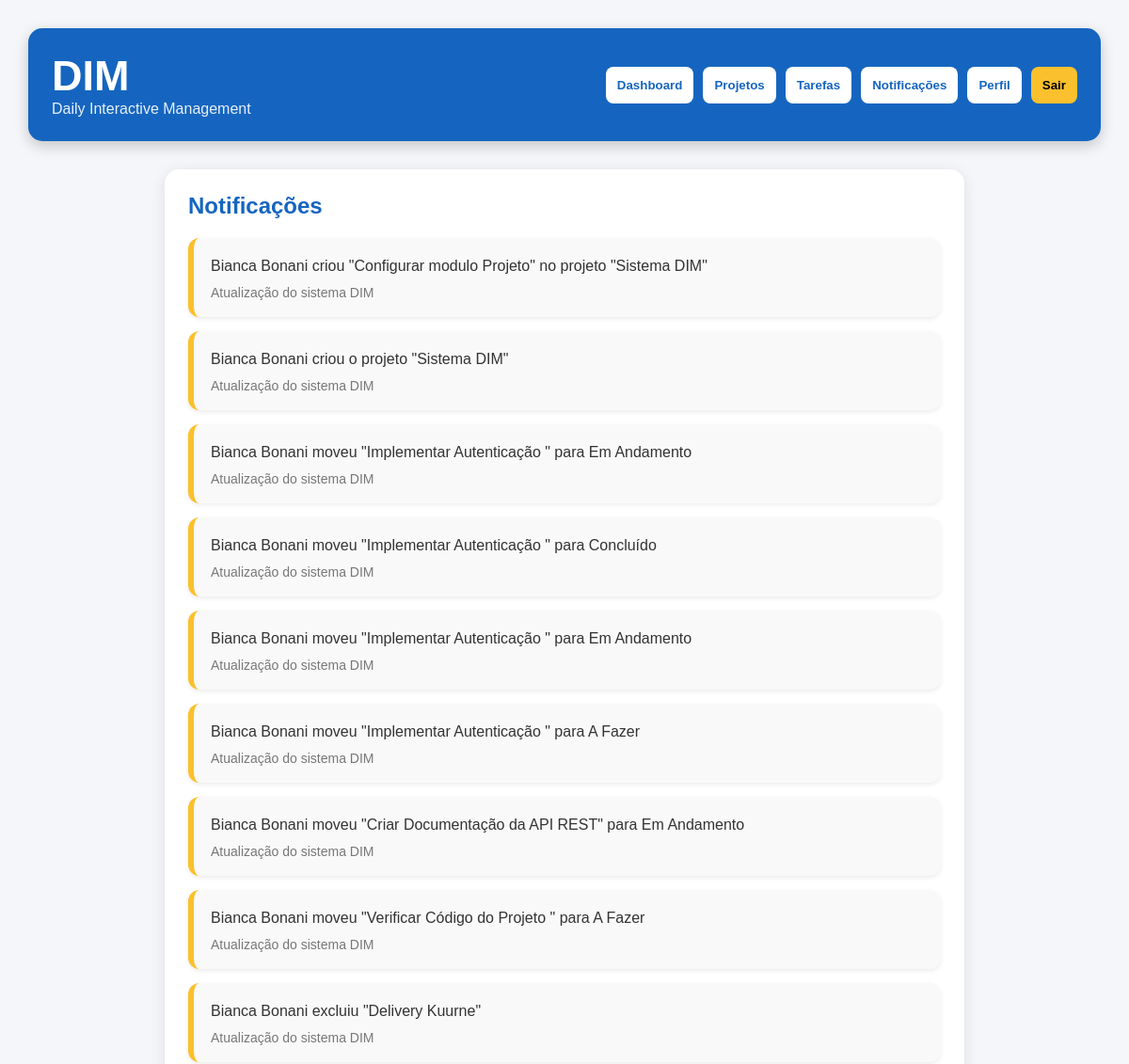
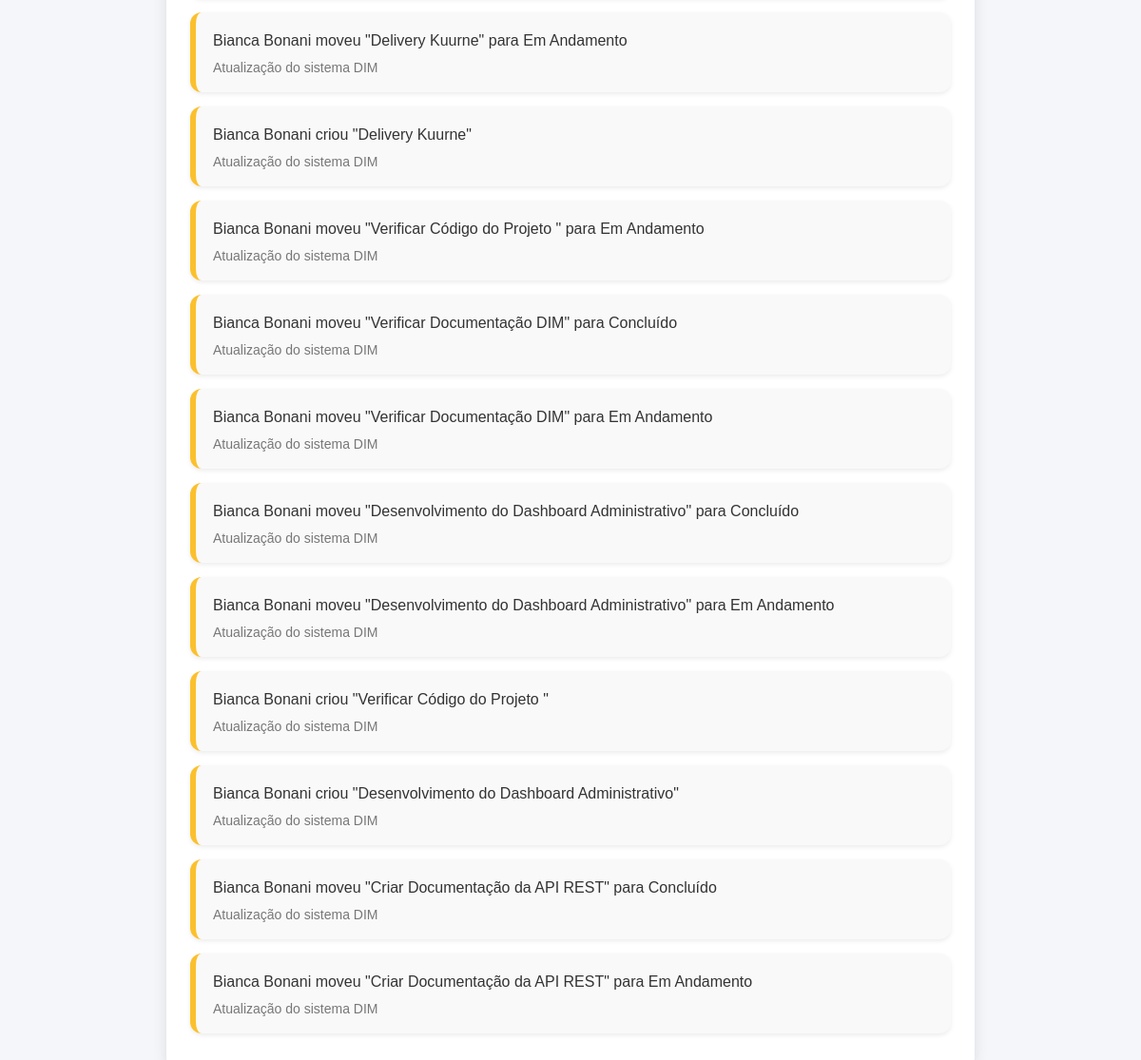
Before: /notificacoes (signed in) with the older database file (2 pictures, top to bottom).
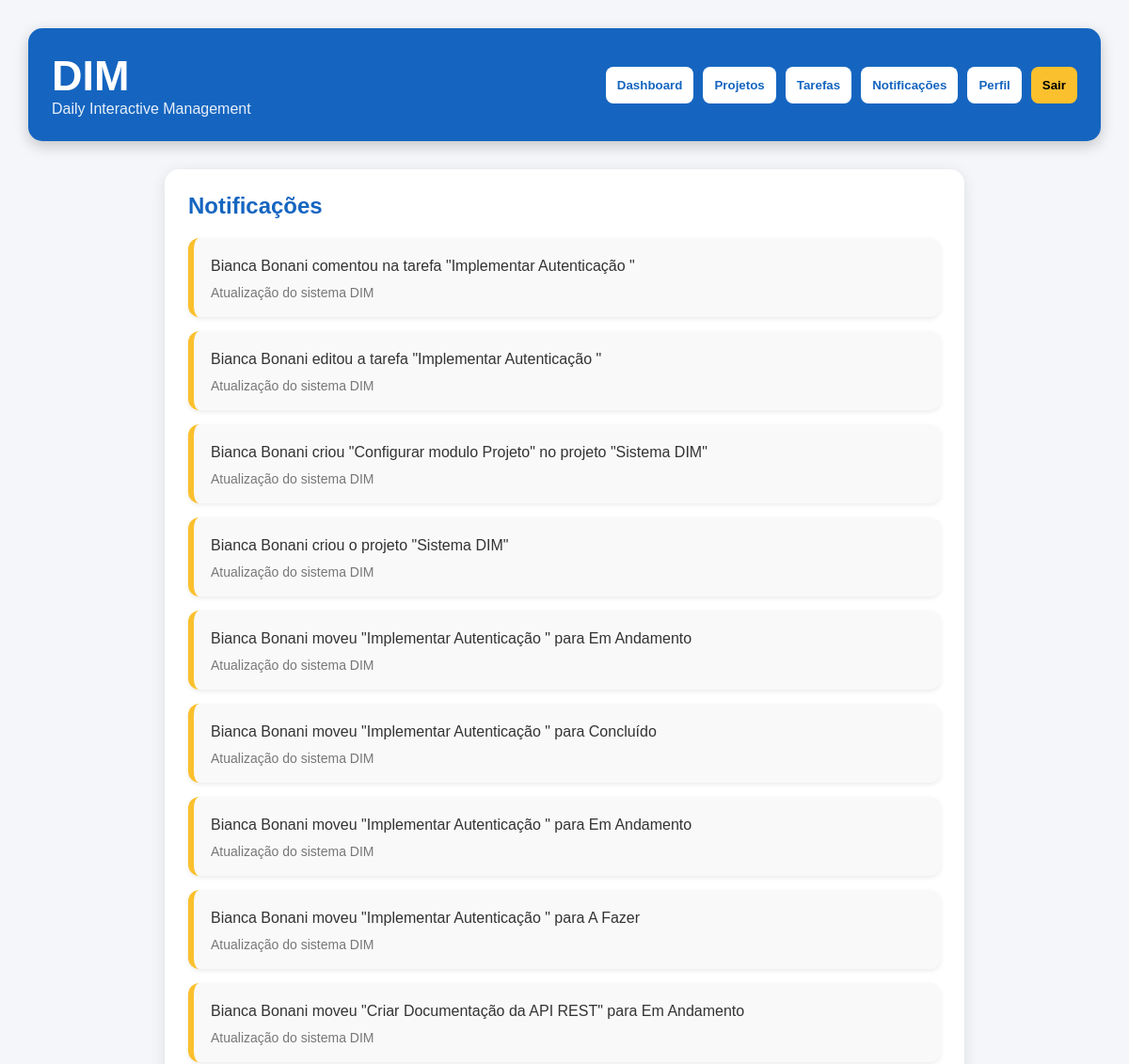
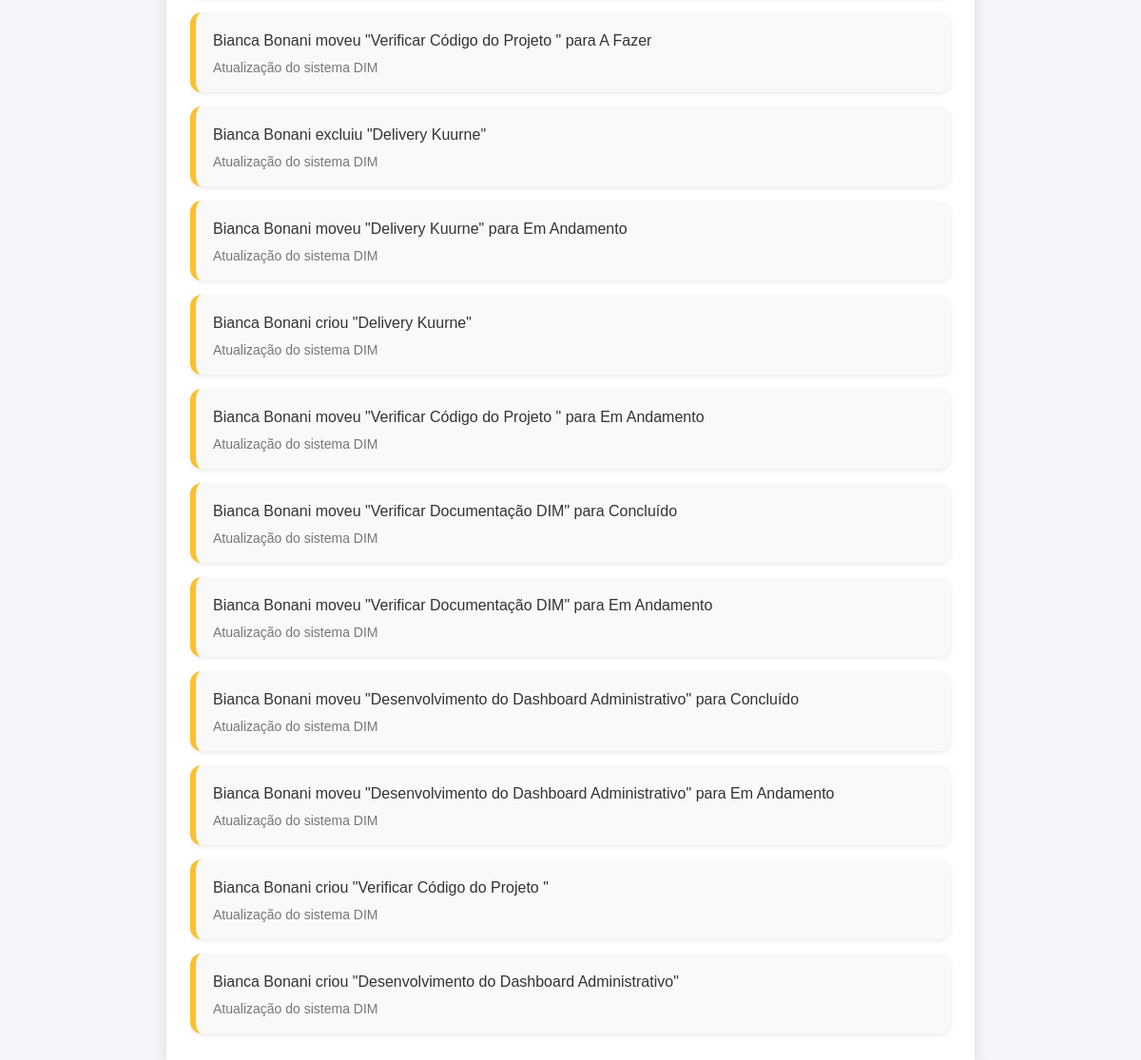
After: the same page with the newer database file (2 pictures, top to bottom).
### tables this page shows
CREATE TABLE historico(
        id INTEGER PRIMARY KEY AUTOINCREMENT,
        mensagem TEXT
    );

### app.py (the view)
@app.route("/notificacoes")
def notificacoes():
    if "usuario_id" not in session:
        return redirect("/login")
    conexao = get_db()
    cursor = conexao.cursor()
    cursor.execute("""
    SELECT *
    FROM historico
    ORDER BY id DESC
    LIMIT 20
    """)
    notificacoes = cursor.fetchall()
    conexao.close()
    return render_template("notificacoes.html", notificacoes=notificacoes)

### app.py (called while the page is built)
def get_db():
    conexao = sqlite3.connect("dim.db")
    return conexao

### templates/notificacoes.html (shortened to what this page needs)
<!DOCTYPE html>
<html lang="pt-BR">
<head>
</head>
<body>
<div class="topo">
<div class="logo">
<h1>DIM</h1>
<p>Daily Interactive Management</p>
</div>
<div class="menu">
<a href="/dashboard">
<button>Dashboard</button>
</a>
<a href="/projetos">
<button>Projetos</button>
</a>
<a href="/tarefas">
<button>Tarefas</button>
</a>
<a href="/notificacoes">
<button>Notificações</button>
</a>
<a href="/perfil">
<button>Perfil</button>
</a>
<a href="/logout">
<button class="sair">Sair</button>
</a>
</div>
</div>
<div class="container">
<div class="lista">
<h2>Notificações</h2>
{% if notificacoes %}
{% for notificacao in notificacoes %}
<div class="notificacao">
<p>{{ notificacao[1] }}</p>
<span>Atualização do sistema DIM</span>
</div>
{% endfor %}
{% else %}
<div class="vazio">
Nenhuma notificação registrada até o momento.
</div>
{% endif %}
</div>
</div>
</body>
</html>

Changed rows visible on the page:
no longer on this page (row unchanged): historico: mensagem "Bianca Bonani moveu \"Criar Documentação da API REST\" para Concluído"
no longer on this page (row unchanged): historico: mensagem "Bianca Bonani moveu \"Criar Documentação da API REST\" para Em Andamento"
added historico: mensagem "Bianca Bonani comentou na tarefa \"Implementar Autenticação \""
added historico: mensagem "Bianca Bonani editou a tarefa \"Implementar Autenticação \""
